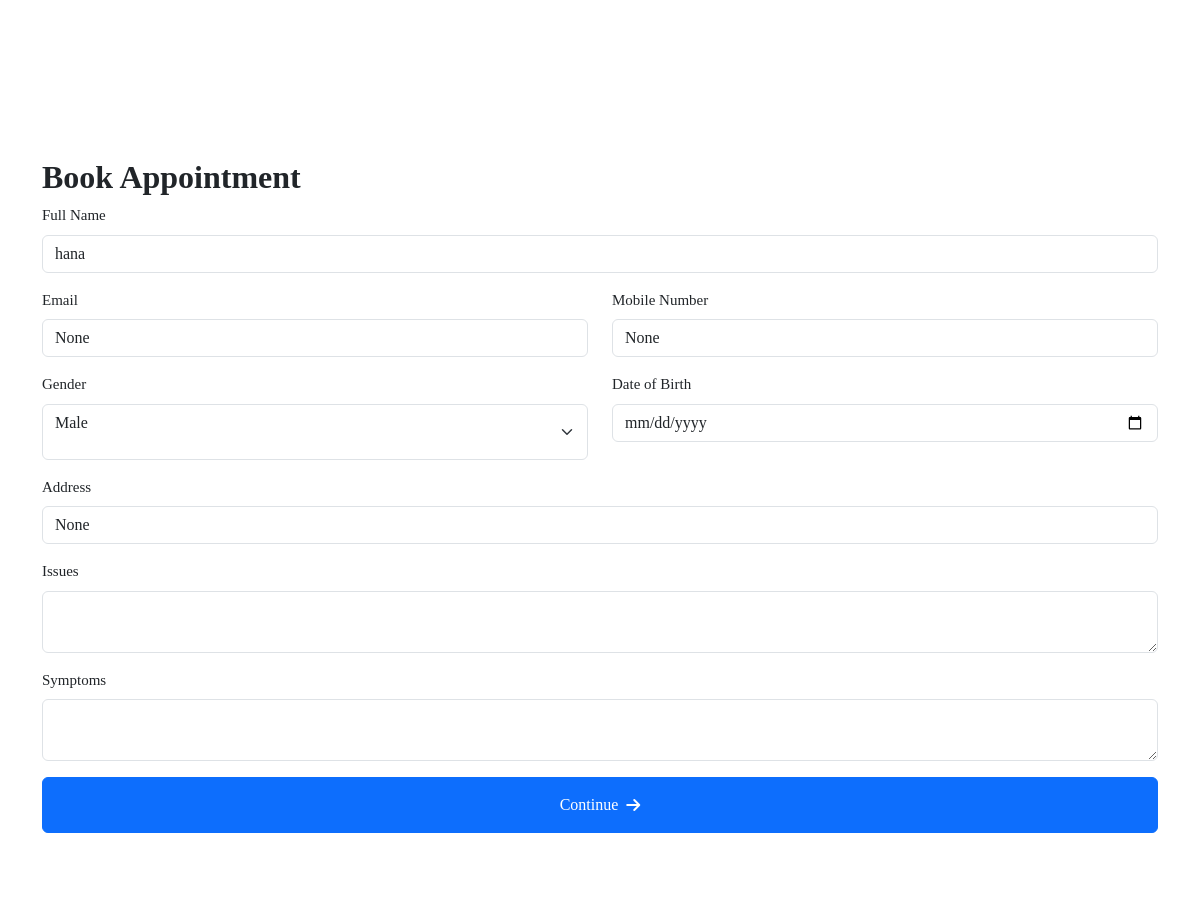
Before: /book-appointment/1/1/ (signed in, middle part) with the older database file.
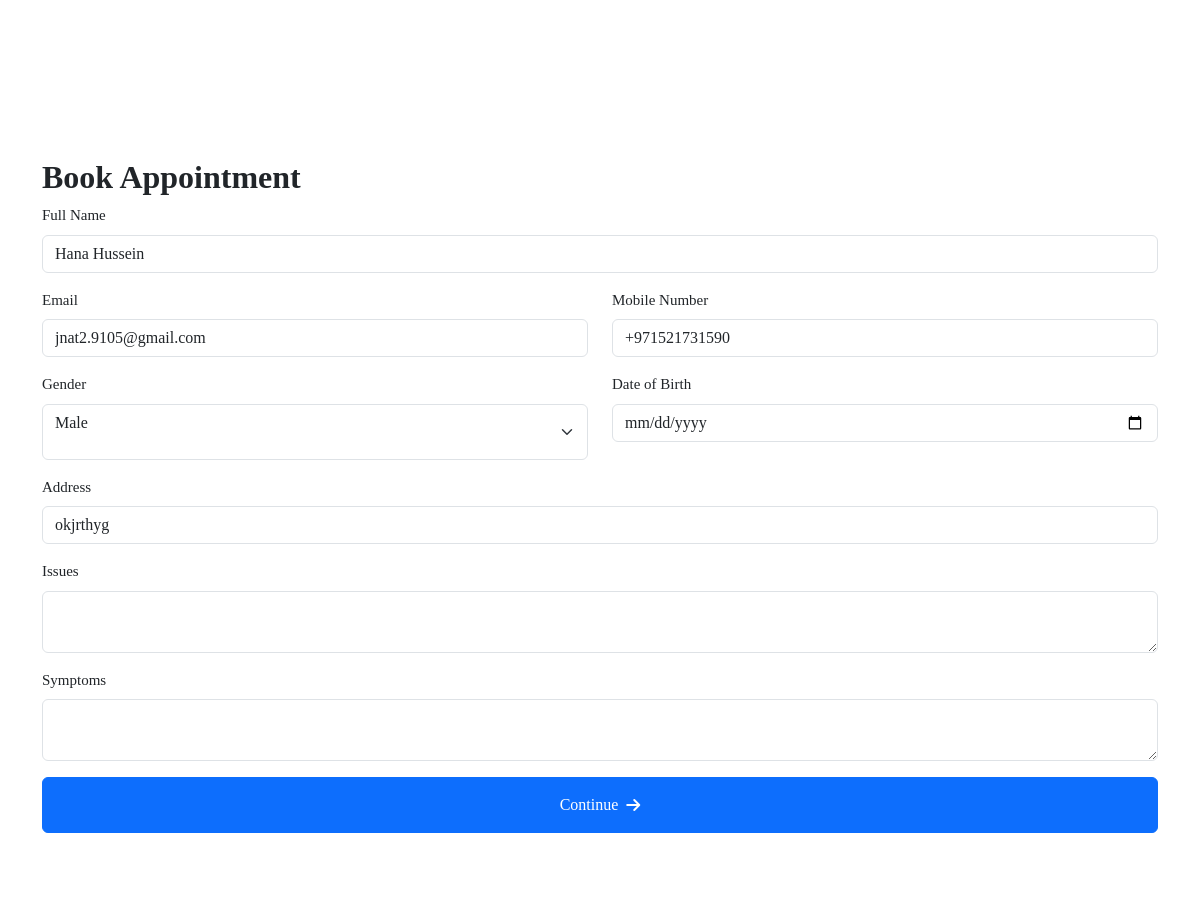
After: the same page with the newer database file.
### patientapp/models.py (models this page shows, shortened)
class Patient(models.Model):         #create a new model from scratch
    user = models.OneToOneField(userauth_models.User, on_delete=models.CASCADE)  #when we delete this user , we delete doctor, there should be only one doctor that has one user model
    image = models.FileField(upload_to='images', blank=True, null=True)
    full_name = models.CharField(max_length=100, blank=True, null=True)
    mobile = models.CharField(max_length=15, blank=True, null=True)
    address = models.CharField(max_length=100, null=True, blank=True)
    email = models.CharField(max_length=100, null=True, blank=True)
    gender = models.CharField(max_length=100, null=True, blank=True)
    blood_group = models.CharField(max_length=100, null=True, blank=True)
    date_of_birth= models.DateTimeField(default=timezone.now, null=True, blank=True)

### mainapp/views.py (the view, shortened to what this page needs)
# urls.py: path("book-appointment/<service_id>/<doctor_id>/", views.book_appointment, name="book_appointment"),
@login_required
def book_appointment(request, service_id, doctor_id):
    service = base_models.Service.objects.get(id=service_id)
    doctor = doctor_models.Doctor.objects.get(id=doctor_id)
    patient = patient_models.Patient.objects.get(user=request.user)
    context = {
        "service": service,
        "doctor": doctor,
        "patient": patient,
    }
    return render(request, "mainapp/book_appointment.html", context)

### templates/mainapp/book_appointment.html (shortened to what this page needs)
{% extends 'partials/base.html' %} {% block content %}
<section class="container">
</section>
<section class="container">
    <div class="">
        <h2 class="">Book Appointment</h2>
    </div>
    <form class="row" method="POST">
        <div class="col-lg-12 mb-3">
            <label for="name" class="mb-2">Full Name</label>
            <input type="text" value="{{patient.full_name}}" name="full_name" class="form-control" placeholder="Hassan Ali" />
        </div>
        <div class="col-lg-6 mb-3">
            <label for="name" class="mb-2">Email</label>
            <input type="text" value="{{patient.email}}" name="email" class="form-control" placeholder="example@gmail.com" />
        </div>
        <div class="col-lg-6 mb-3">
            <label for="name" class="mb-2">Mobile Number</label>
            <input type="text" value="{{patient.mobile}}" name="mobile" class="form-control" placeholder="+249 (456) 7890" />
        </div>
        <div class="col-lg-6 mb-3">
            <label for="name" class="mb-2">Gender</label>
            <select name="gender" id="" class="form-select pb-4">
                <option {% if patient.gender == "Male" %} selected {% endif %}value="Male"> Male </option>
            </select>
        </div>
        <div class="col-lg-6 mb-3">
            <label for="name" class="mb-2">Date of Birth</label>
            <input type="date" value="{{patient.date_of_birth}}" name="date_of_birth" class="form-control" />
        </div>
        <div class="col-lg-12 mb-3">
            <label for="name" class="mb-2">Address</label>
            <input type="text" value="{{patient.address}}" name="address" class="form-control" placeholder="123 Main Street" />
        </div>
        <div class="col-lg-12 mb-3">
            <label for="name" class="mb-2">Issues</label>
            <textarea name="issues" class="form-control" id=""></textarea>
        </div>
        <div class="col-lg-12 mb-3">
            <label for="name" class="mb-2">Symptoms</label>
            <textarea name="symptoms" class="form-control" id=""></textarea>
        </div>
        <div class="col-lg-12 mb-3">
            <button type="submit" class="btn btn-primary w-100">Continue <i class="fas fa-arrow-right ms-2"></i></button>
        </div>
    </form>
</section>
{% endblock content %}

Changed rows visible on the page:
changed Patient: full_name "hana" → "Hana Hussein"; email "None" → "jnat2.9105@gmail.com"; mobile "None" → "+971521731590"; gender (not shown) → "Male"; address "None" → "okjrthyg"
Other visible differences:
form field gender: "Male" → (not shown)
